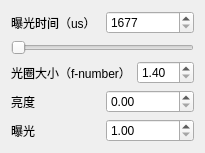
<?xml version="1.0" encoding="UTF-8"?>
<ui version="4.0">
 <class>Form</class>
 <widget class="QWidget" name="Form">
  <property name="geometry">
   <rect>
    <x>0</x>
    <y>0</y>
    <width>202</width>
    <height>145</height>
   </rect>
  </property>
  <property name="windowTitle">
   <string>Form</string>
  </property>
  <layout class="QVBoxLayout" name="verticalLayout">
   <item>
    <layout class="QVBoxLayout" name="verticalLayout_1">
     <item>
      <layout class="QHBoxLayout" name="horizontalLayout_1">
       <item>
        <widget class="QLabel" name="label_eps_time">
         <property name="text">
          <string>曝光时间（us）</string>
         </property>
        </widget>
       </item>
       <item>
        <widget class="QSpinBox" name="spinBox_eps_time">
         <property name="minimum">
          <number>1677</number>
         </property>
         <property name="maximum">
          <number>100000</number>
         </property>
        </widget>
       </item>
      </layout>
     </item>
     <item>
      <widget class="QSlider" name="horizontalSlider_eps_time">
       <property name="minimum">
        <number>1677</number>
       </property>
       <property name="maximum">
        <number>100000</number>
       </property>
       <property name="orientation">
        <enum>Qt::Horizontal</enum>
       </property>
      </widget>
     </item>
    </layout>
   </item>
   <item>
    <layout class="QVBoxLayout" name="verticalLayout_2">
     <item>
      <layout class="QHBoxLayout" name="horizontalLayout_2">
       <item>
        <widget class="QLabel" name="label_f">
         <property name="text">
          <string>光圈大小（f-number）</string>
         </property>
        </widget>
       </item>
       <item>
        <widget class="QDoubleSpinBox" name="doubleSpinBox_f">
         <property name="minimum">
          <double>1.400000000000000</double>
         </property>
         <property name="maximum">
          <double>32.000000000000000</double>
         </property>
        </widget>
       </item>
      </layout>
     </item>
    </layout>
   </item>
   <item>
    <layout class="QVBoxLayout" name="verticalLayout_3">
     <item>
      <layout class="QHBoxLayout" name="horizontalLayout_3">
       <item>
        <widget class="QLabel" name="label_bright_2">
         <property name="text">
          <string>亮度</string>
         </property>
        </widget>
       </item>
       <item>
        <widget class="QDoubleSpinBox" name="doubleSpinBox_bright">
         <property name="maximum">
          <double>1.000000000000000</double>
         </property>
        </widget>
       </item>
      </layout>
     </item>
    </layout>
   </item>
   <item>
    <layout class="QVBoxLayout" name="verticalLayout_4">
     <item>
      <layout class="QHBoxLayout" name="horizontalLayout_5">
       <item>
        <widget class="QLabel" name="label_eps">
         <property name="text">
          <string>曝光</string>
         </property>
        </widget>
       </item>
       <item>
        <widget class="QDoubleSpinBox" name="doubleSpinBox_eps">
         <property name="minimum">
          <double>1.000000000000000</double>
         </property>
         <property name="maximum">
          <double>16.000000000000000</double>
         </property>
        </widget>
       </item>
      </layout>
     </item>
    </layout>
   </item>
  </layout>
 </widget>
 <resources/>
 <connections>
  <connection>
   <sender>spinBox_eps_time</sender>
   <signal>valueChanged(int)</signal>
   <receiver>horizontalSlider_eps_time</receiver>
   <slot>setValue(int)</slot>
   <hints>
    <hint type="sourcelabel">
     <x>148</x>
     <y>23</y>
    </hint>
    <hint type="destinationlabel">
     <x>134</x>
     <y>42</y>
    </hint>
   </hints>
  </connection>
  <connection>
   <sender>horizontalSlider_eps_time</sender>
   <signal>valueChanged(int)</signal>
   <receiver>spinBox_eps_time</receiver>
   <slot>setValue(int)</slot>
   <hints>
    <hint type="sourcelabel">
     <x>77</x>
     <y>43</y>
    </hint>
    <hint type="destinationlabel">
     <x>108</x>
     <y>24</y>
    </hint>
   </hints>
  </connection>
 </connections>
</ui>
